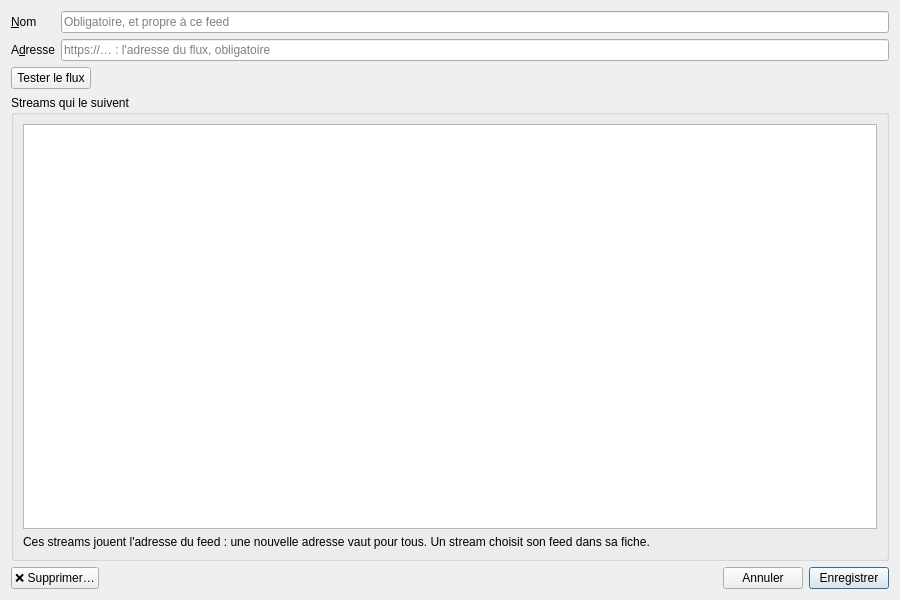
<?xml version="1.0" encoding="UTF-8"?>
<ui version="4.0">
 <class>FeedCard</class>
 <widget class="QWidget" name="FeedCard">
  <property name="geometry">
   <rect>
    <x>0</x>
    <y>0</y>
    <width>900</width>
    <height>600</height>
   </rect>
  </property>
  <layout class="QVBoxLayout" name="arrangement" stretch="0,0,1,0">
   <item>
    <layout class="QFormLayout" name="form">
     <item row="0" column="0">
      <widget class="QLabel" name="name_caption">
       <property name="text">
        <string>&amp;Nom</string>
       </property>
       <property name="buddy">
        <cstring>name</cstring>
       </property>
      </widget>
     </item>
     <item row="0" column="1">
      <widget class="QLineEdit" name="name">
       <property name="maxLength">
        <number>255</number>
       </property>
       <property name="placeholderText">
        <string>Obligatoire, et propre à ce feed</string>
       </property>
      </widget>
     </item>
     <item row="1" column="0">
      <widget class="QLabel" name="url_caption">
       <property name="text">
        <string>A&amp;dresse</string>
       </property>
       <property name="buddy">
        <cstring>url</cstring>
       </property>
      </widget>
     </item>
     <item row="1" column="1">
      <widget class="QLineEdit" name="url">
       <property name="placeholderText">
        <string>https://… : l'adresse du flux, obligatoire</string>
       </property>
      </widget>
     </item>
    </layout>
   </item>
   <item>
    <layout class="QHBoxLayout" name="trial" stretch="0,1">
     <item>
      <widget class="QPushButton" name="test">
       <property name="text">
        <string>Tester le flux</string>
       </property>
      </widget>
     </item>
     <item>
      <widget class="QLabel" name="trial_result">
       <property name="wordWrap">
        <bool>true</bool>
       </property>
      </widget>
     </item>
    </layout>
   </item>
   <item>
    <widget class="QGroupBox" name="stream_group">
     <property name="title">
      <string>Streams qui le suivent</string>
     </property>
     <layout class="QVBoxLayout" name="stream_layout">
      <item>
       <widget class="QListWidget" name="streams">
        <property name="alternatingRowColors">
         <bool>true</bool>
        </property>
       </widget>
      </item>
      <item>
       <widget class="QLabel" name="stream_explanation">
        <property name="text">
         <string>Ces streams jouent l'adresse du feed : une nouvelle adresse vaut pour tous. Un stream choisit son feed dans sa fiche.</string>
        </property>
        <property name="wordWrap">
         <bool>true</bool>
        </property>
       </widget>
      </item>
     </layout>
    </widget>
   </item>
   <item>
    <layout class="QHBoxLayout" name="foot" stretch="0,1,0,0">
     <item>
      <widget class="QPushButton" name="delete">
       <property name="text">
        <string>❌ Supprimer…</string>
       </property>
       <property name="toolTip">
        <string>Supprime l'élément de la base, après confirmation ; aucun fichier n'est touché.</string>
       </property>
      </widget>
     </item>
     <item>
      <widget class="QLabel" name="message">
       <property name="wordWrap">
        <bool>true</bool>
       </property>
      </widget>
     </item>
     <item>
      <widget class="QPushButton" name="cancel">
       <property name="text">
        <string>Annuler</string>
       </property>
      </widget>
     </item>
     <item>
      <widget class="QPushButton" name="save">
       <property name="text">
        <string>Enregistrer</string>
       </property>
       <property name="default">
        <bool>true</bool>
       </property>
      </widget>
     </item>
    </layout>
   </item>
  </layout>
 </widget>
 <resources />
 <connections />
</ui>
